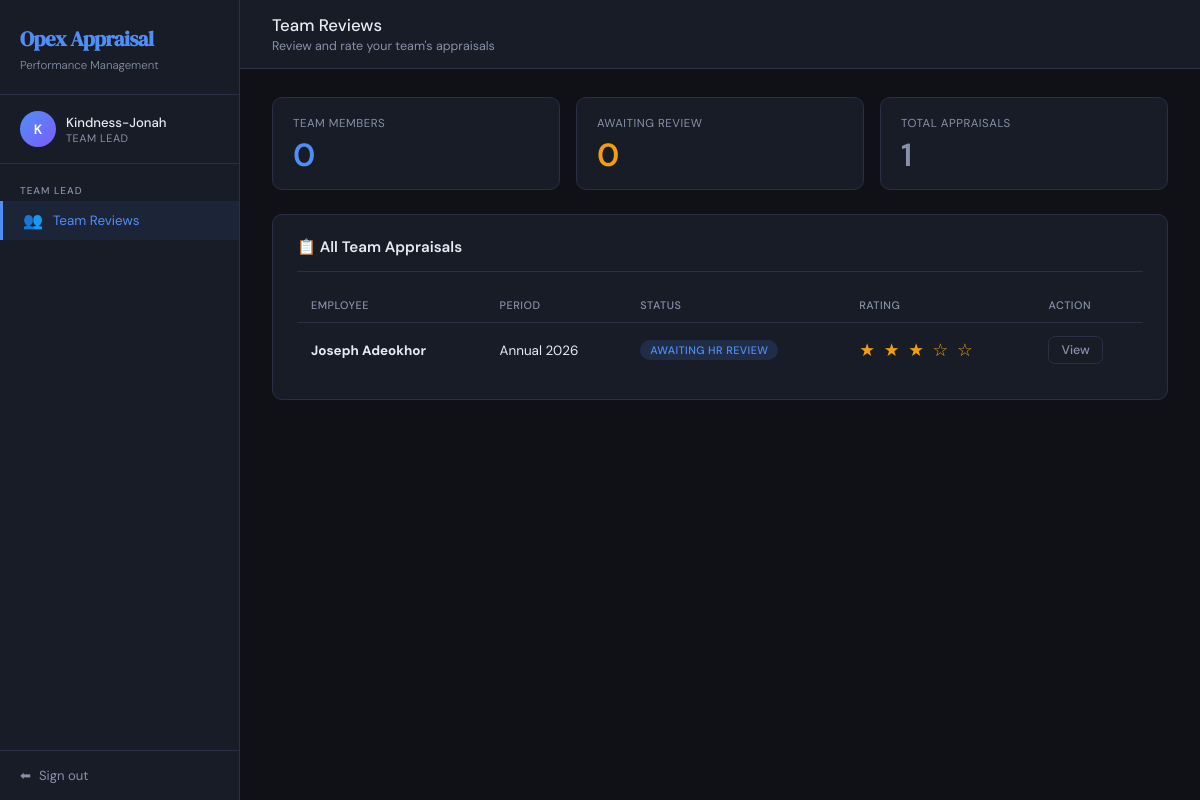
The page /lead/ (signed in) on the database as committed earlier.
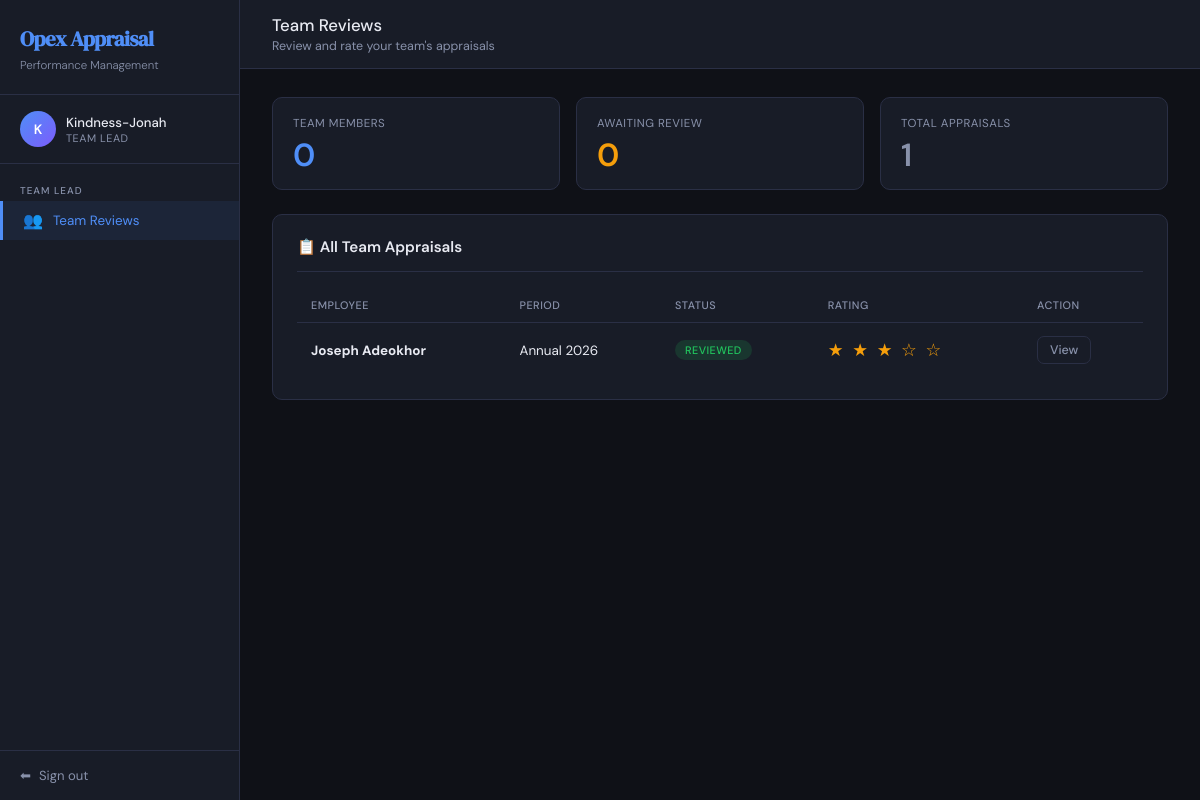
The same page on the database as committed later.
### appraisal/models.py (models this page shows, shortened)
class Appraisal(models.Model):
    STATUS_DRAFT       = 'draft'        # Employee saved but not yet submitted
    STATUS_PENDING_LEAD = 'pending_lead' # Submitted by employee, waiting for lead
    STATUS_PENDING_HR  = 'pending_hr'   # Lead reviewed, waiting for HR
    STATUS_REVIEWED    = 'reviewed'     # HR has finalised — workflow complete
    STATUS_CHOICES = [
        (STATUS_DRAFT,        'Draft'),
        (STATUS_PENDING_LEAD, 'Awaiting Team Lead Review'),
        (STATUS_PENDING_HR,   'Awaiting HR Review'),
        (STATUS_REVIEWED,     'Reviewed'),
    ]
    SCORE_CHOICES = [
        (5, '5 - Excellent'),
        (4, '4 - Good'),
        (3, '3 - Average'),
        (2, '2 - Below Average'),
        (1, '1 - Poor'),
    ]
    RATING_CHOICES = [
        (5, '5 - Outstanding'),
        (4, '4 - Exceeds Expectations'),
        (3, '3 - Meets Expectations'),
        (2, '2 - Below Expectations'),
        (1, '1 - Needs Improvement'),
    ]
    employee = models.ForeignKey(
        CustomUser,
        on_delete=models.CASCADE,
        related_name='appraisals',
        null=True, blank=True,
        limit_choices_to={'role': CustomUser.ROLE_EMPLOYEE}
    )
    employee_name       = models.CharField(max_length=200, blank=True)
    employee_department = models.CharField(max_length=100, blank=True)
    reviewed_by_lead = models.ForeignKey(
        CustomUser,
        on_delete=models.SET_NULL,
        null=True, blank=True,
        related_name='lead_reviews',
        limit_choices_to={'role': CustomUser.ROLE_TEAM_LEAD}
    )
    reviewed_by_hr = models.ForeignKey(
        CustomUser,
        on_delete=models.SET_NULL,
        null=True, blank=True,
        related_name='hr_reviews',
        limit_choices_to={'role': CustomUser.ROLE_HR}
    )
    period = models.CharField(max_length=100)
    status = models.CharField(
        max_length=20,
        choices=STATUS_CHOICES,
        default=STATUS_PENDING_LEAD
    )
    score_punctuality = models.IntegerField(
        choices=SCORE_CHOICES, null=True, blank=True,
        verbose_name='Punctuality & Attendance'
    )
    score_quality = models.IntegerField(
        choices=SCORE_CHOICES, null=True, blank=True,
        verbose_name='Quality of Work'
    )
    score_teamwork = models.IntegerField(
        choices=SCORE_CHOICES, null=True, blank=True,
        verbose_name='Teamwork & Collaboration'
    )
    score_communication = models.IntegerField(
        choices=SCORE_CHOICES, null=True, blank=True,
        verbose_name='Communication Skills'
    )
    score_deadlines = models.IntegerField(
        choices=SCORE_CHOICES, null=True, blank=True,
        verbose_name='Meeting Deadlines'
    )
    score_problem_solving = models.IntegerField(
        choices=SCORE_CHOICES, null=True, blank=True,
        verbose_name='Problem Solving'
    )
    score_initiative = models.IntegerField(
        choices=SCORE_CHOICES, null=True, blank=True,
        verbose_name='Initiative & Creativity'
    )
    score_professionalism = models.IntegerField(
        choices=SCORE_CHOICES, null=True, blank=True,
        verbose_name='Professionalism'
    )
    score_adherence = models.IntegerField(
        choices=SCORE_CHOICES, null=True, blank=True,
        verbose_name='Adherence to Company Rules'
    )
    additional_comments = models.TextField(blank=True)
    lead_comment = models.TextField(blank=True)
    lead_rating  = models.IntegerField(null=True, blank=True, choices=RATING_CHOICES)
    hr_comment  = models.TextField(blank=True)
    hr_decision = models.CharField(max_length=100, blank=True)
    created_at           = models.DateTimeField(auto_now_add=True)
    updated_at           = models.DateTimeField(auto_now=True)
    submitted_to_lead_at = models.DateTimeField(null=True, blank=True)
    submitted_to_hr_at   = models.DateTimeField(null=True, blank=True)
    reviewed_at          = models.DateTimeField(null=True, blank=True)
    class Meta:
        ordering = ['-created_at']
    @property
    def status_badge_class(self):
        return {
            self.STATUS_DRAFT:        'badge-draft',
            self.STATUS_PENDING_LEAD: 'badge-lead',
            self.STATUS_PENDING_HR:   'badge-hr',
            self.STATUS_REVIEWED:     'badge-reviewed',
        }.get(self.status, 'badge-draft')

### appraisal/views.py (the view)
# urls.py: path('lead/',                              views.lead_dashboard,        name='lead_dashboard'),
@login_required
def lead_dashboard(request):
    if not request.user.is_team_lead:
        messages.error(request, 'You do not have permission to view this page.')
        return redirect('dashboard')
    team_members = CustomUser.objects.filter(team_lead=request.user)
    pending = Appraisal.objects.filter(
        employee__in=team_members,
        status=Appraisal.STATUS_PENDING_LEAD
    )
    public_pending = Appraisal.objects.filter(
        employee=None,
        status=Appraisal.STATUS_PENDING_LEAD
    )
    all_pending = (pending | public_pending).distinct()
    all_appraisals = Appraisal.objects.filter(reviewed_by_lead=request.user)
    context = {
        'pending':       all_pending,
        'all_appraisals': all_appraisals,
        'pending_count': all_pending.count(),
        'team_count':    team_members.count(),
    }
    return render(request, 'appraisal/lead_dashboard.html', context)

### appraisal/models.py (called while the page is built)
    @property
    def is_employee(self):
        return self.role == self.ROLE_EMPLOYEE

    @property
    def is_team_lead(self):
        return self.role == self.ROLE_TEAM_LEAD

### appraisal/templates/appraisal/lead_dashboard.html (shortened to what this page needs)
{% extends 'appraisal/base.html' %}
{% block nav_lead %}active{% endblock %}
{% block content %}
<div class="topbar">
  <div>
    <div class="topbar-title">Team Reviews</div>
    <div class="topbar-subtitle">Review and rate your team's appraisals</div>
  </div>
</div>
<div class="content">
  <div class="stats-grid">
    <div class="stat-card">
      <div class="stat-label">Team Members</div>
      <div class="stat-value accent">{{ team_count }}</div>
    </div>
    <div class="stat-card">
      <div class="stat-label">Awaiting Review</div>
      <div class="stat-value warning">{{ pending_count }}</div>
    </div>
    <div class="stat-card">
      <div class="stat-label">Total Appraisals</div>
      <div class="stat-value" style="color:var(--muted)">{{ all_appraisals.count }}</div>
    </div>
  </div>
  <div class="card">
    <div class="card-header">
      <div class="card-title">📋 All Team Appraisals</div>
    </div>
    {% if all_appraisals %}
    <div class="table-wrap">
      <table>
        <thead>
          <tr>
            <th>Employee</th>
            <th>Period</th>
            <th>Status</th>
            <th>Rating</th>
            <th>Action</th>
          </tr>
        </thead>
        <tbody>
          {% for a in all_appraisals %}
          <tr>
            <td>
              <strong>
                {% if a.employee %}
                  {{ a.employee.get_full_name|default:a.employee.username }}
                {% else %}
                  {{ a.employee_name|default:"Unknown" }}
                {% endif %}
              </strong>
            </td>
            <td>{{ a.period }}</td>
            <td>
              <span class="badge {{ a.status_badge_class }}">
                {{ a.get_status_display }}
              </span>
            </td>
            <td>
              {% if a.lead_rating %}
              <span class="rating-stars">
                {% for i in "12345" %}
                  {% if forloop.counter <= a.lead_rating %}★{% else %}☆{% endif %}
                {% endfor %}
              </span>
              {% else %}
              —
              {% endif %}
            </td>
            <td>
              {% if a.status == 'pending_lead' %}
              <a href="{% url 'lead_review' a.pk %}" class="btn btn-sm btn-primary">Review</a>
              {% else %}
              <a href="{% url 'lead_appraisal_detail' a.pk %}" class="btn btn-sm btn-outline">View</a>
              {% endif %}
            </td>
          </tr>
          {% endfor %}
        </tbody>
      </table>
    </div>
    {% else %}
    <div class="empty-state">
      <div class="empty-icon">📭</div>
      <h3>No appraisals yet</h3>
      <p>No appraisals have been submitted yet.</p>
    </div>
    {% endif %}
  </div>
</div>
{% endblock %}

Rows that differ between the two databases and show on the page:
changed Appraisal "Joseph Adeokhor": status "AWAITING HR REVIEW" → "REVIEWED"
